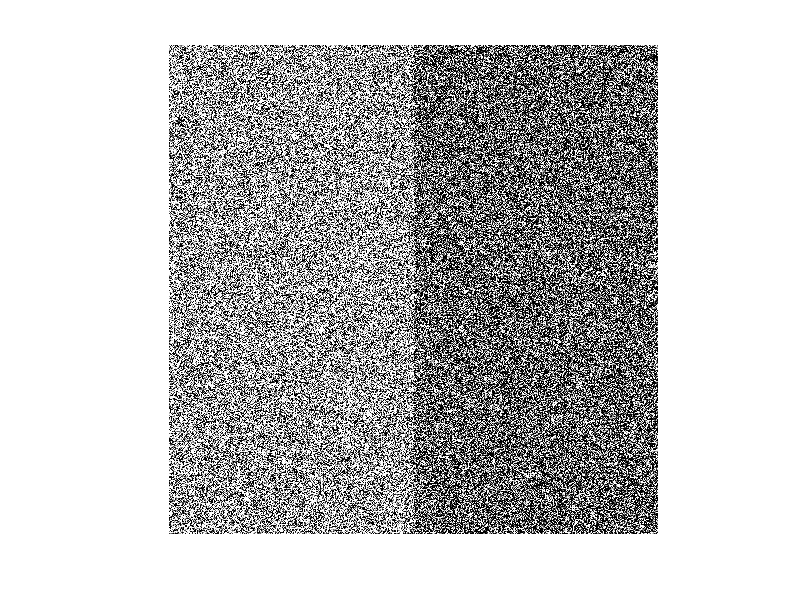

The MATLAB source for this figure: (Note: this script raises an error after producing the figure.)
%ROC (receiver operation characteristic)
%We calculate the ROC for an edge detection filter
%P_Detection versus P_FalseAlarm
%HKa Feb. 2015

clear, close all;

%Create test image
N=512;
a=.75;b=.25
I1=a*ones(N,N/2);
I2=b*ones(N,N/2);
I=[I1 I2];

%Add noise to test image
s=1;%s=.17; is an OK value
In=I+s*randn(size(I));
figure, imshow(In);
%Test image -end-

%We try an edge filter
h=fspecial('sobel')';
J=imfilter(In,h);

%We calculate P_Detection and P_FalseAlarm for different values of the threshold th
minj=min(J(:));
maxj=max(J(:));
for k=1:50
    th=minj+(k/50)*(maxj-minj);
	P_D(k)=length(find(J(:,N/2)>th))/N;
	P_falsk_alarm(k)=length(find(J(:,N/2+3)>th))/N;
end

%We can also plot P_FalseAlarm versus P_Detection using formulas

%Correlationen between h and the mask at the edge
he=sum(sum((I(1:3,N/2-1:N/2+1).*h)));

%L2-normen of h is calculated
l2h=sqrt(sum(sum(h.^2)));

%Signal to noise ratio is calculated
SNR=he/(l2h*s)

%Theroretical ROC (see note)
Pfa=.01:.01:1;
PD=1-fi_01(fi_01_inv(1-Pfa)-SNR);

%Lets plot the it all
figure, plot(P_falsk_alarm, P_D,'gx',Pfa,PD,'r');
xlabel('Prob. of false alarm'), ylabel('Prob. of detection');
str=strcat('SNR: ',num2str(10*log10(SNR^2)),'dB');
title(str);